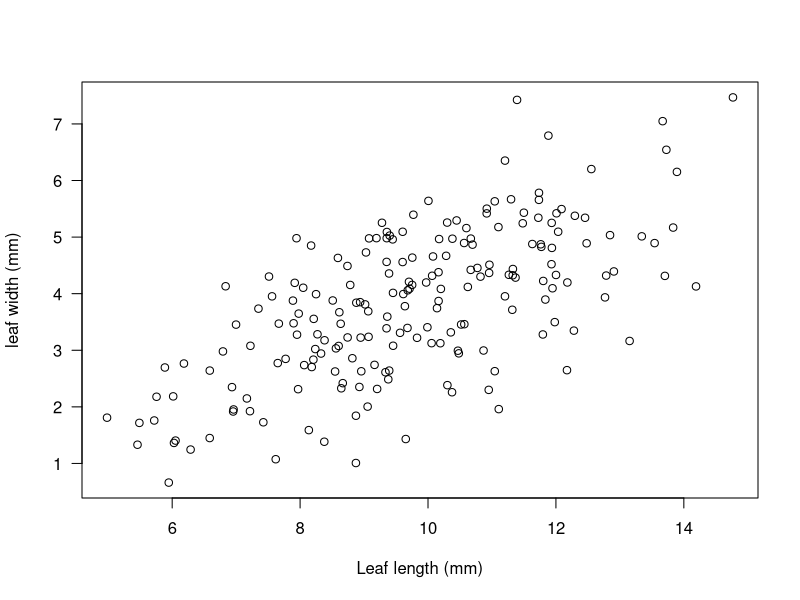
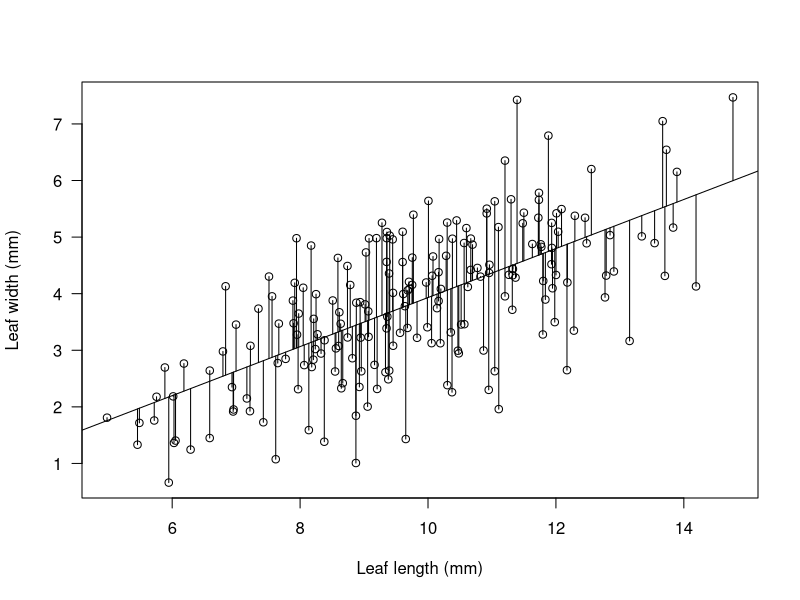
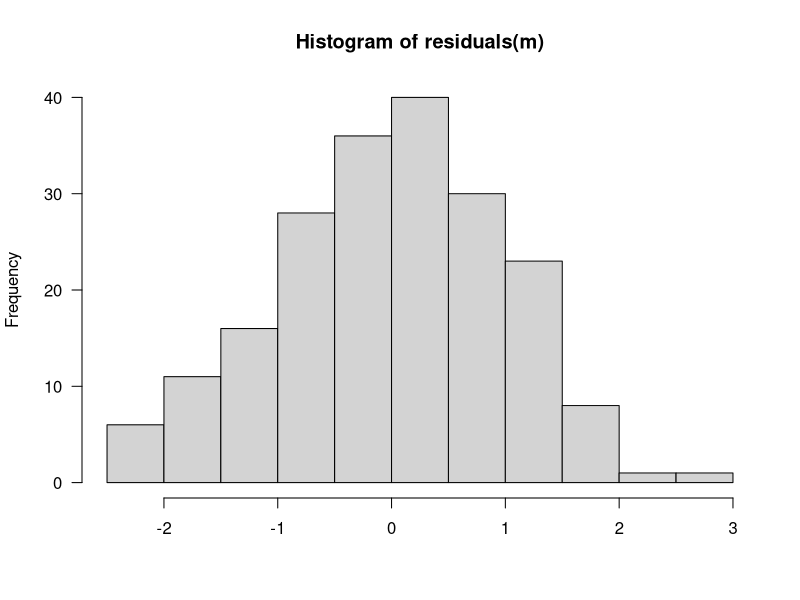
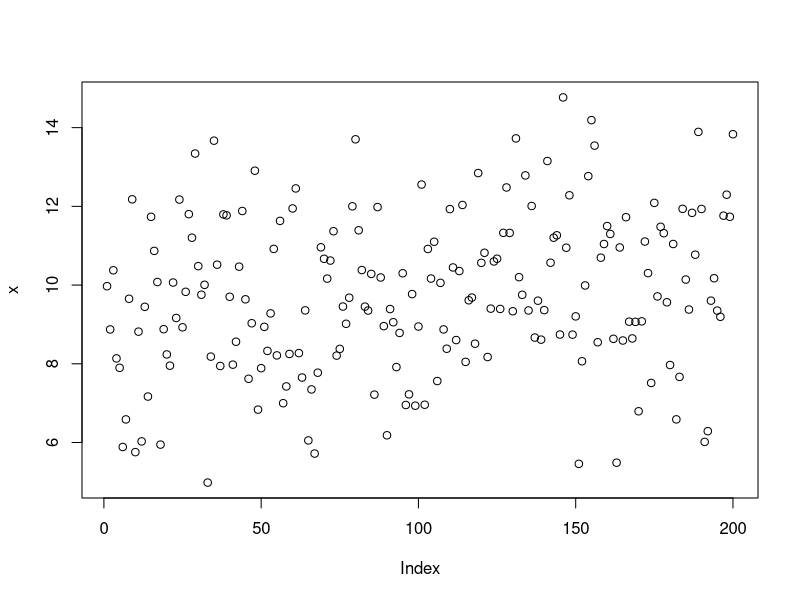
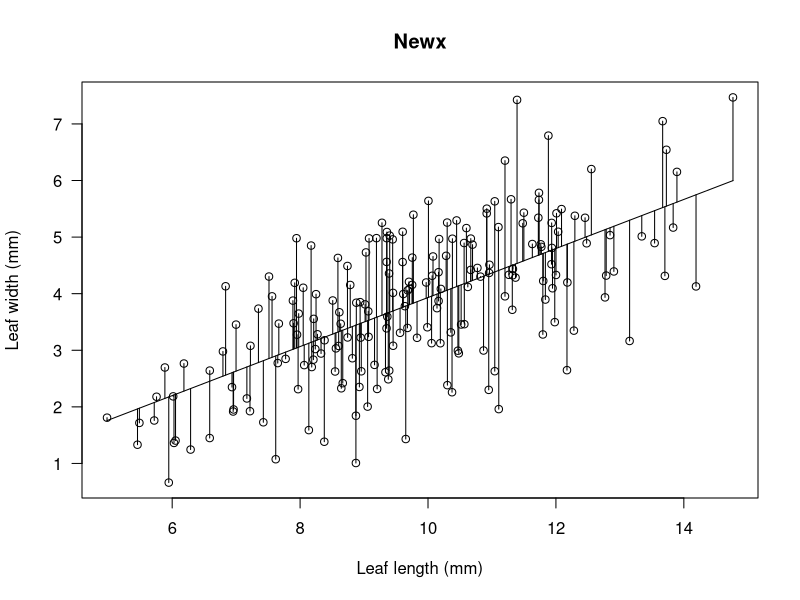

Here is the R script that generated these plots, in order:
set.seed(85) #RNG seed
#Generate a set containing 200 samples, with a mean of 10, SD=2.
x = rnorm(n=200, mean=10, sd=2) 

#Slope = 0.4. X is the vector created above.
#rnorm(200,0,1) is a vector containign different intercept-values.
y = 0.4*x+rnorm(200, 0, 1)

plot(x,y,las=1,
     xlab="Leaf length (mm)",
     ylab="leaf width (mm)")

#Generates a linear regreission, where y is a a function of x.
m = lm(y~x) 

#cf holds the coefficients of m.
cf = m$coef

#The first element contains the intercept-value.
#The second elemenet contains the slope.
predvals = cf[1] + cf[2]*x

#Change the plot parameters to host two plots.
par(mfrow=c(1,1))
plot(x, y, las=1,
     xlab="Leaf length (mm)",
     ylab="Leaf width (mm)")
#Adds regression line 'm' to the plot.
#Can also be done using the lines() function (see below)
abline(m) 

#Draws vertical lines between (x,y) and (x, predicted y-value)
segments(x, y, x, predvals) 

#Generates a histogram of the linear regression.
hist(residuals(m), xlab="", las=1)

#Generates different plots for the data. "Generic".
plot(x)

#Generates 200 new x-values, I think they should be the same.
newx = seq(min(x), max(x), length.out=200)

#cf[1] contains the intercept-value.
#cf[2] contains the slope value.
predy = cf[1] + cf[2]*newx

plot(x, y, las=1,
     xlab="Leaf length (mm)",
     ylab="Leaf width (mm)", main = "Newx")
#Adds predicted y values as a function of x.
lines(newx, predy)

#Draws vertical lines.
segments(x, y, x, predvals) 

#(PASTE IN COMMAND LINE)
summary(m) #Displays information about the linear regression.
#Residual median should be close to 0
#The quartiles should be symmetrical
#Min/max values should be symmetrical.

df = data.frame(x,y)
#(PASTE IN COMMAND LINE)
head(df)

#Slope of regression line is defined as the covariance of (y, x) divided by the variance in (x)
#cov(x,y)/var(x)

#(PASTE IN COMMAND LINE!!)
#Calculates the predicted y-value one standard-deviations away from the mean.
(cf[2]*(mean(x) + sd(x))) - (cf[2]*mean(x))
  
#(PASTE IN COMMAND LINE)
#Calculation of R^2. cor(x,y) is the pearson correlation coefficient.
cor(x,y)**2 #=0.43. This means that 43% of the variance in y is explained by x. The line is 43% fitted to the data.

y_hat = cf[1] + cf[2]*x
var(y_hat)

#Create dataframe containing x and y
dataFrame = data.frame(x,y)

#Sample random pairs of x and y
#There will be 100 bootstraps.
num_bootstraps = 20
sampled_model <- NULL #non-appendable
slope_estimates <- NULL #Appendable

#20 bootstraps
for (i in 1:num_bootstraps) {
  #Row
  sampled_rows <- dataFrame[sample(nrow(dataFrame), 10, replace=TRUE),]
  #Linear regression
  sampled_model <- lm(y~x, data = sampled_rows)
  #Estimates the slope of the linear regression and appends it to "slope estimates".
  slope_estimates[i] <- coef(sampled_model)[2]
}

standard_error <- sd(slope_estimates)
print(standard_error)
#Store samples in two vectors 

#Plot vectors against each other

#Make linear regression





